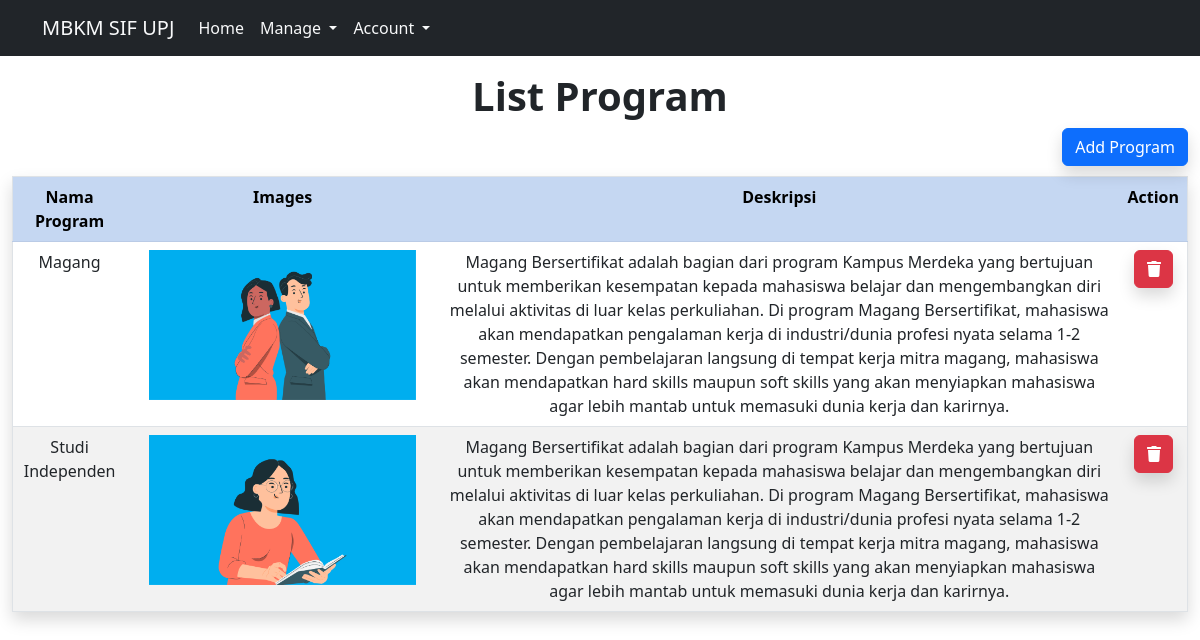
Page /login/manage-program/index.php (signed in) on the committed database.
### tables this page shows
CREATE TABLE `program` (
  `id` int(11) NOT NULL,
  `nama_program` varchar(40) NOT NULL,
  `images` varchar(50) NOT NULL,
  `deskripsi` text NOT NULL
);

### login/manage-program/index.php (the view, shortened to what this page needs)
<!DOCTYPE html>
<html lang="en">
<head>
    <link href="https://cdn.jsdelivr.net/npm/bootstrap@5.2.2/dist/css/bootstrap.min.css" rel="stylesheet">
    <link rel="stylesheet" href="https://cdnjs.cloudflare.com/ajax/libs/font-awesome/5.10.2/css/all.css" />
</head>
</head>
<body>
    <?php
    include("../koneksi.php");
    $result = mysqli_query($koneksi, "SELECT * FROM program ORDER BY id ASC");
    ?>
    <?php include("../partials/navbar.php"); ?>
    <div class="container-fluid mt-3">
        <h1 class="text-center fw-semibold">List Program</h1>
        <a href="add.php">
            <button type="button" class="btn btn-primary shadow float-end">Add Program</button>
        </a>
        <br>
        <br>
        <table class="table table-striped text-center shadow" border=1>
            <tr class="table-primary">
                <th>Nama Program</th>
                <th>Images</th>
                <th>Deskripsi</th>
                <th>Action</th>
            </tr>
            <?php
            while ($user_data = mysqli_fetch_array($result)) {
                echo "<tr>";
                echo "<td>" . $user_data['nama_program'] . "</td>";
                echo "<td><img src='../img/program/" . $user_data['images'] . "' alt='Gambar Program' width='90%' height='auto'></td>";
                echo "<td>" . $user_data['deskripsi'] . "</td>";
                echo "<td>
                        <a href='delete.php?id=$user_data[id]'>
                            <button type='button' class='btn btn-danger shadow w-75'><i class='fas fa-trash'></i></button>
                        </a>
                    </td>
                    </tr>";
            }
            ?>
        </table>
    </div>
</body>
</html>

### login/partials/navbar.php (shortened to what this page needs)
<?php
if ($_SESSION['level'] == "lecturer") {
    echo '<nav class="navbar navbar-expand-lg bg-dark">
            <div class="container">
                <a class="navbar-brand text-light">MBKM SIF UPJ</a>
                <button class="navbar-toggler text-light" type="button" data-bs-toggle="collapse" data-bs-target="#navbarNavDropdown" aria-controls="navbarNavDropdown" aria-expanded="false" aria-label="Toggle navigation">
                    <span class="navbar-toggler-icon text-light"></span>
                </button>
                <div class="collapse navbar-collapse" id="navbarNavDropdown">
                    <ul class="navbar-nav ">
                        <li class="nav-item ">
                            <a class="nav-link active text-light" aria-current="page" href="../lecturer/index.php">Home</a>
                        </li>
                        <li class="nav-item dropdown">
                            <a class="nav-link dropdown-toggle text-light float-end" href="#" role="button" data-bs-toggle="dropdown" aria-expanded="false">
                            Manage
                            </a>
                            <ul class="dropdown-menu">
                                <li><a class="dropdown-item" href="../manage-pendaftar/index.php">Manage Pendaftar</a></li>
                                <li><a class="dropdown-item" href="../manage-program/index.php">Manage Program</a></li>
                                <li><a class="dropdown-item" href="../manage-testimoni/index.php">Manage Testimoni</a></li>
                            </ul>
                        </li>
                        <li class="nav-item dropdown">
                            <a class="nav-link dropdown-toggle text-light float-end" href="#" role="button" data-bs-toggle="dropdown" aria-expanded="false">
                                Account
                            </a>
                            <ul class="dropdown-menu">
                                <li><a class="dropdown-item " href="../logout.php">Log Out</a></li>
                            </ul>
                        </li>
                    </ul>
                </div>
            </div>
        </nav>';
} elseif ($_SESSION['level'] == "admin") {
    echo '<nav class="navbar navbar-expand-lg bg-dark">
            <div class="container">
                <a class="navbar-brand text-light">MBKM SIF UPJ</a>
                <button class="navbar-toggler text-light" type="button" data-bs-toggle="collapse" data-bs-target="#navbarNavDropdown" aria-controls="navbarNavDropdown" aria-expanded="false" aria-label="Toggle navigation">
                <span class="navbar-toggler-icon text-light"></span>
                </button>
                <div class="collapse navbar-collapse" id="navbarNavDropdown">
                    <ul class="navbar-nav ">
                        <li class="nav-item ">
                            <a class="nav-link active text-light" aria-current="page" href="../admin/index.php">Home</a>
                        </li>
                        <li class="nav-item dropdown">
                            <a class="nav-link dropdown-toggle text-light float-end" href="#" role="button" data-bs-toggle="dropdown" aria-expanded="false">
                            Manage
                            </a>
                            <ul class="dropdown-menu">
                                <li><a class="dropdown-item" href="../manage-user/index.php">Manage User</a></li>
                                <li><a class="dropdown-item" href="../manage-program/index.php">Manage Program</a></li>
                                <li><a class="dropdown-item" href="../manage-testimoni/index.php">Manage Testimoni</a></li>
                            </ul>
                        </li>
                        <li class="nav-item dropdown">
                            <a class="nav-link dropdown-toggle text-light float-end" href="#" role="button" data-bs-toggle="dropdown" aria-expanded="false">
                            Account
                            </a>
                            <ul class="dropdown-menu">
                                <li><a class="dropdown-item " href="../logout.php">Log Out</a></li>
                            </ul>
                        </li>
                    </ul>
                </div>
            </div>
        </nav>';
}

### rows in the picture
program: nama_program "Magang", images (picture), deskripsi "Magang Bersertifikat adalah bagian dari program Kampus Merdeka yang bertujuan untuk memberikan kesempatan kepada mahasiswa belajar dan mengembangkan diri melalui aktivitas di luar kelas perkuliahan. Di program Magang Bersertifikat, mahasiswa akan mendapatkan pengalaman kerja di industri/dunia profesi nyata selama 1-2 semester. Dengan pembelajaran langsung di tempat kerja mitra magang, mahasiswa akan mendapatkan hard skills maupun soft skills yang akan menyiapkan mahasiswa agar lebih mantab untuk memasuki dunia kerja dan karirnya."
program: nama_program "Studi Independen", images (picture), deskripsi "Magang Bersertifikat adalah bagian dari program Kampus Merdeka yang bertujuan untuk memberikan kesempatan kepada mahasiswa belajar dan mengembangkan diri melalui aktivitas di luar kelas perkuliahan. Di program Magang Bersertifikat, mahasiswa akan mendapatkan pengalaman kerja di industri/dunia profesi nyata selama 1-2 semester. Dengan pembelajaran langsung di tempat kerja mitra magang, mahasiswa akan mendapatkan hard skills maupun soft skills yang akan menyiapkan mahasiswa agar lebih mantab untuk memasuki dunia kerja dan karirnya."
